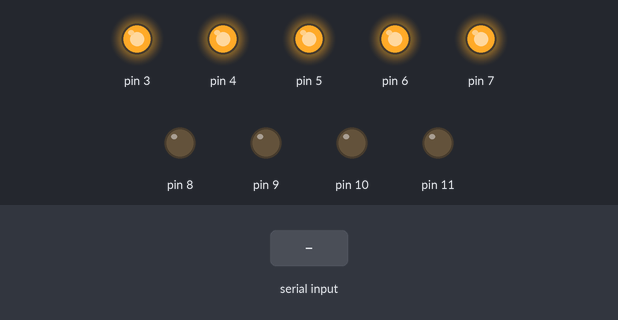
Bench run of a sketch on a simulated Arduino Uno, built with avr-gcc and run on an emulated ATmega328P. On the bench: output pins drawn as LEDs (lit = HIGH). Inputs (shaded band) come from the test bench. What the sketch prints to the serial monitor is not drawn.

Above: at 1.2 s.
1.3 s: "1" received over Serial
Timing chart, 0 to 4.3 s (numbered marks = the images above; inputs shaded):
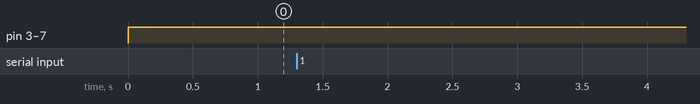

The sketch:

home_test.ino
```cpp
bool tag=true;
char values[5]="a6220";
char m;
byte in1=13;
byte in2=12;
void setup() {

Serial.begin(9600);
 pinMode(in1,INPUT);
  pinMode(in2,INPUT);
  for(int i=3;i<12;i++)pinMode(i,OUTPUT);

}

void loop() {
if(Serial.available()){

  Serial.readBytes(values,5);
  m=values[0];
  Serial.println(m);
}


  for(int i=3;i<8;i++)digitalWrite(i,1);

}
```

Measured:
- after the input at 1.3 s, every drawn part: stays the same
